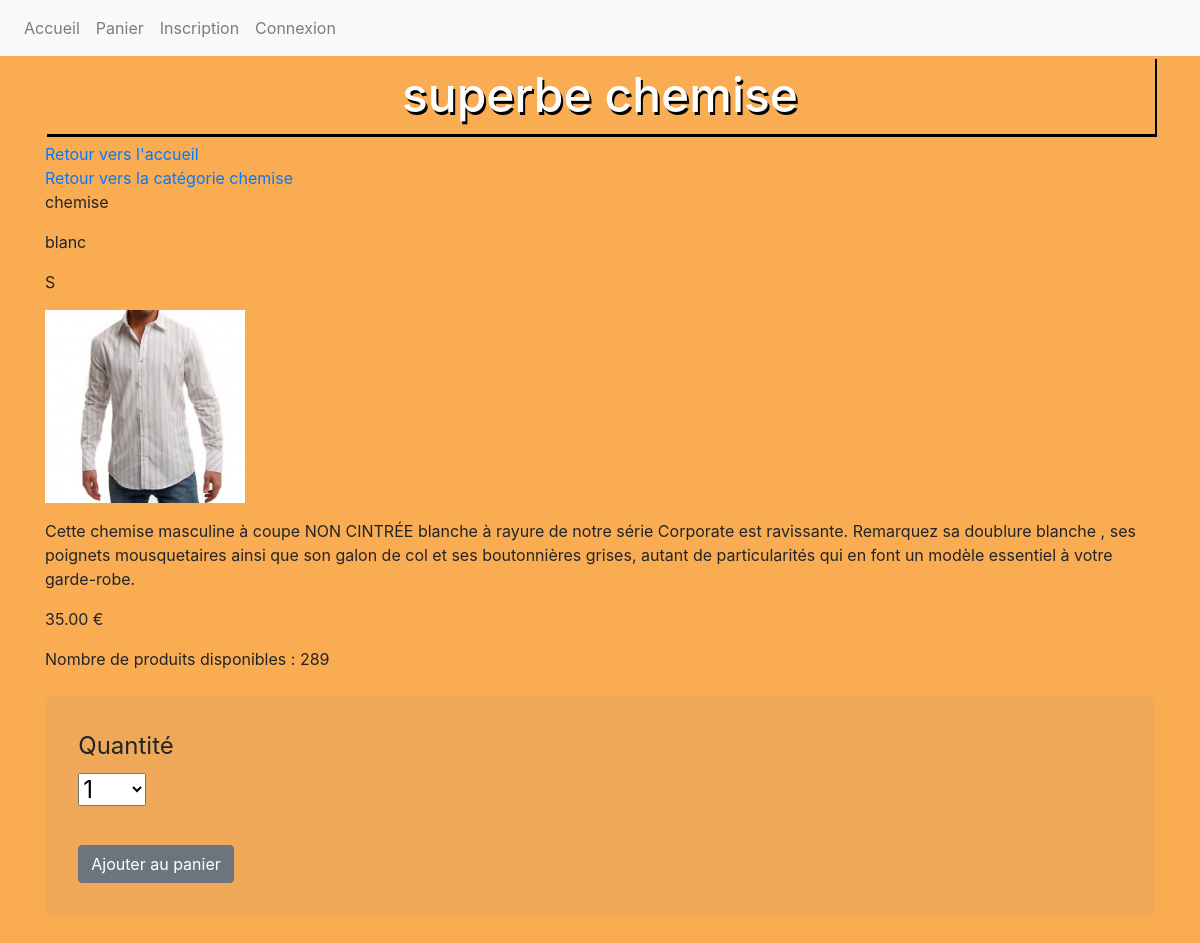
Page /fiche_produit.php?id_produit=3 on the committed database.
### tables this page shows
CREATE TABLE produit (
  id_produit int(5) NOT NULL AUTO_INCREMENT,
  reference int(15) NOT NULL,
  categorie varchar(70) NOT NULL,
  titre varchar(150) NOT NULL,
  description text NOT NULL,
  couleur varchar(10) NOT NULL,
  taille varchar(2) NOT NULL,
  sexe enum('m','f') NOT NULL,
  photo varchar(250) NOT NULL,
  prix double(7,2) NOT NULL,
  stock int(4) NOT NULL,
  PRIMARY KEY (id_produit),
  UNIQUE KEY reference (reference)
);

### inc/fonction.inc.php (called while the page is built, shortened)
<?php
function execute_requete( $req ){
    global $pdo;
    $pdostatement = $pdo->query( $req );
    return $pdostatement;
}

### inc/init.inc.php (called while the page is built, shortened)
<?php
$pdo = new PDO('mysql:host=localhost;dbname=boutique', 'root', '', array( PDO::ATTR_ERRMODE=>PDO::ERRMODE_WARNING, PDO::MYSQL_ATTR_INIT_COMMAND=>"SET NAMES UTF8" ) );
$content = '';
require_once 'fonction.inc.php';

### fiche_produit.php (the view, shortened to what this page needs)
<?php require_once "inc/header.inc.php"; ?>
<?php
if( isset($_GET['id_produit']) ){
    $r = execute_requete(" SELECT * FROM produit WHERE id_produit = '$_GET[id_produit]' ");
}
else{
    header('location:boutique.php');
    exit();
}
$produit = $r->fetch(PDO::FETCH_ASSOC);
$content .= '<a href="boutique.php">Retour vers l\'accueil</a><br>';
$content .= "<a href='boutique.php?categorie=$produit[categorie]'>Retour vers la catégorie $produit[categorie] </a><br>";
$content .=  "<p>$produit[categorie]</p>";
$content .=  "<p>$produit[couleur]</p>";
$content .=  "<p>$produit[taille]</p>";
$content .= "<p><img src='$produit[photo]' width='200' ></p>";
$content .=  "<p>$produit[description]</p>";
$content .=  "<p>$produit[prix] €</p>";
if( $produit['stock'] > 0 ){
    $content .= "Nombre de produits disponibles : $produit[stock] <br><br> ";
    $content .= "<form method='post' action='panier.php' >";
        $content .= "<label>Quantité</label><br>";
        $content .= '<select name="quantite">';
            for( $i = 1; $i <= $produit['stock']; $i++){
                $content .= "<option> $i </option>";
            }
        $content .= '</select><br><br>';
        $content .= '<input type="hidden" name="id_produit" value="'.$produit['id_produit'].'">';
        $content .= "<input type='submit' name='ajout_panier' value='Ajouter au panier' class='btn btn-secondary' >";
    $content .= '</form>';
}
else{
    $content .= "<p>Rupture de stock</p>";
}
?>
<h1><?= $produit['titre'] ?></h1>
<?= $content ?>
<?php require_once "inc/footer.inc.php"; ?>

### assets/css/styles.css (style rules this page uses)
body { background-color: rgba(248, 142, 20, 0.733) !important; width: 100% !important; height: 100% !important; }
form { background-color: rgb(238, 168, 88) !important; padding: 3%; border-radius: 10px; font-size: 1.5rem !important; margin: 0 auto; }
h1 { text-align: center !important; font-size: 3rem !important; padding: 10px; box-shadow: 2px 3px 0px black; text-shadow: 2px 3px 0px black; color: white; }

### rows in the picture
produit: titre "superbe chemise", categorie "chemise", couleur "blanc", taille "S", photo (picture), description "Cette chemise masculine à coupe NON CINTRÉE blanche à rayure de notre série Corporate est ravissante. Remarquez sa doublure blanche , ses poignets mousquetaires ainsi que son galon de col et ses boutonnières grises, autant de particularités qui en font un modèle essentiel à votre garde-robe.", prix "35.00", stock "289"

### other values in the picture
form field quantite "1"
